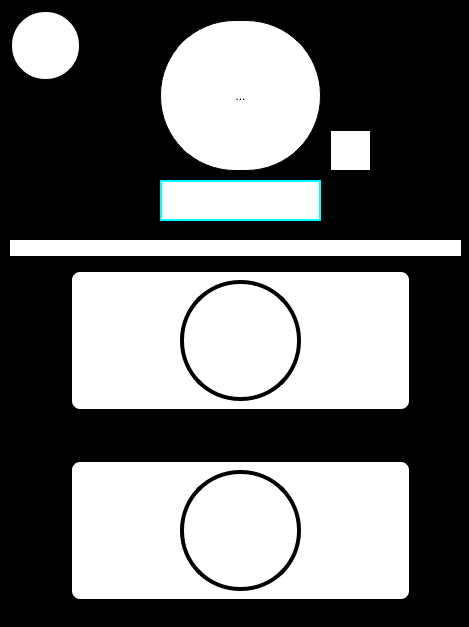
<?xml version="1.0" encoding="UTF-8"?>
<ui version="4.0">
 <class>ProfilePage</class>
 <widget class="QWidget" name="ProfilePage">
  <property name="geometry">
   <rect>
    <x>0</x>
    <y>0</y>
    <width>469</width>
    <height>627</height>
   </rect>
  </property>
  <property name="styleSheet">
   <string notr="true">background-color: rgb(0, 0, 0);</string>
  </property>
  <widget class="QLabel" name="Profile_img_appearance">
   <property name="geometry">
    <rect>
     <x>160</x>
     <y>20</y>
     <width>161</width>
     <height>151</height>
    </rect>
   </property>
   <property name="styleSheet">
    <string notr="true">border: 1px solid rgb(0, 0, 0);
border-radius: 75px;
image: url(:/new/prefix1/icons_Profile_page/4831012_account_boy_man_people_profile_icon.png);
background-color: rgb(255, 255, 255);</string>
   </property>
   <property name="text">
    <string/>
   </property>
  </widget>
  <widget class="QToolButton" name="Tool_to_change_img">
   <property name="geometry">
    <rect>
     <x>160</x>
     <y>20</y>
     <width>161</width>
     <height>151</height>
    </rect>
   </property>
   <property name="styleSheet">
    <string notr="true">border: 1px solid rgb(0, 0, 0);
border-radius: 75px;
image: url(:/new/prefix1/icons_Profile_page/4831012_account_boy_man_people_profile_icon.png);
background-color: rgb(255, 255, 255);</string>
   </property>
   <property name="text">
    <string>...</string>
   </property>
  </widget>
  <widget class="QLineEdit" name="UserName">
   <property name="geometry">
    <rect>
     <x>160</x>
     <y>180</y>
     <width>161</width>
     <height>41</height>
    </rect>
   </property>
   <property name="styleSheet">
    <string notr="true">border: 2px solid rgb(0, 255, 255);
background-color: white;</string>
   </property>
   <property name="clearButtonEnabled">
    <bool>true</bool>
   </property>
  </widget>
  <widget class="Line" name="line">
   <property name="geometry">
    <rect>
     <x>10</x>
     <y>240</y>
     <width>451</width>
     <height>16</height>
    </rect>
   </property>
   <property name="styleSheet">
    <string notr="true">color: rgb(255, 255, 255);
background-color: rgb(255, 255, 255);
border: 1px solid white;
</string>
   </property>
   <property name="orientation">
    <enum>Qt::Horizontal</enum>
   </property>
  </widget>
  <widget class="QPushButton" name="Homebutton">
   <property name="geometry">
    <rect>
     <x>10</x>
     <y>10</y>
     <width>71</width>
     <height>71</height>
    </rect>
   </property>
   <property name="styleSheet">
    <string notr="true">border: 2px solid rgb(0, 0, 0);
image: url(:/new/prefix1/icons_Profile_page/185038_home_house_icon-2.png);
border-radius: 35px;
background-color: rgb(255, 255, 255);</string>
   </property>
   <property name="text">
    <string/>
   </property>
  </widget>
  <widget class="QWidget" name="video_1" native="true">
   <property name="geometry">
    <rect>
     <x>70</x>
     <y>270</y>
     <width>341</width>
     <height>141</height>
    </rect>
   </property>
   <property name="styleSheet">
    <string notr="true">border: 2px solid rgb(0,0,0);
background-color: rgb(255, 255, 255);
border-radius: 10px;</string>
   </property>
   <widget class="QPushButton" name="Play_Button_1">
    <property name="geometry">
     <rect>
      <x>110</x>
      <y>10</y>
      <width>121</width>
      <height>121</height>
     </rect>
    </property>
    <property name="styleSheet">
     <string notr="true">border: 4px solid rgb(0, 0, 0);
border-radius: 60px;
image: url(:/new/prefix1/icons_Profile_page/7754950_media player_button_play_start_begin_icon-2.png);</string>
    </property>
    <property name="text">
     <string/>
    </property>
   </widget>
  </widget>
  <widget class="QWidget" name="video_2" native="true">
   <property name="geometry">
    <rect>
     <x>70</x>
     <y>460</y>
     <width>341</width>
     <height>141</height>
    </rect>
   </property>
   <property name="styleSheet">
    <string notr="true">border: 2px solid rgb(0,0,0);
background-color: rgb(255, 255, 255);
border-radius: 10px;</string>
   </property>
   <widget class="QPushButton" name="Play_Button_2">
    <property name="geometry">
     <rect>
      <x>110</x>
      <y>10</y>
      <width>121</width>
      <height>121</height>
     </rect>
    </property>
    <property name="styleSheet">
     <string notr="true">border: 4px solid rgb(0, 0, 0);
border-radius: 60px;
image: url(:/new/prefix1/icons_Profile_page/7754950_media player_button_play_start_begin_icon-2.png);</string>
    </property>
    <property name="text">
     <string/>
    </property>
   </widget>
  </widget>
  <widget class="QPushButton" name="Close_Button">
   <property name="geometry">
    <rect>
     <x>410</x>
     <y>10</y>
     <width>51</width>
     <height>61</height>
    </rect>
   </property>
   <property name="styleSheet">
    <string notr="true">border: 1px solid rgb(0, 0, 0);
image: url(:/new/prefix1/icons_Profile_page/619539_close_delete_dismiss_exit_cancel_icon.png);
</string>
   </property>
   <property name="text">
    <string/>
   </property>
  </widget>
  <widget class="QToolButton" name="Tool_to_change_img_2">
   <property name="geometry">
    <rect>
     <x>330</x>
     <y>130</y>
     <width>41</width>
     <height>41</height>
    </rect>
   </property>
   <property name="styleSheet">
    <string notr="true">border: 1px solid rgb(0, 0, 0);
border-radius: 75px;
image: url(:/new/prefix1/icons_Profile_page/pfp_change.png);
background-color: rgb(255, 255, 255);</string>
   </property>
   <property name="text">
    <string/>
   </property>
  </widget>
 </widget>
 <resources/>
 <connections/>
</ui>
